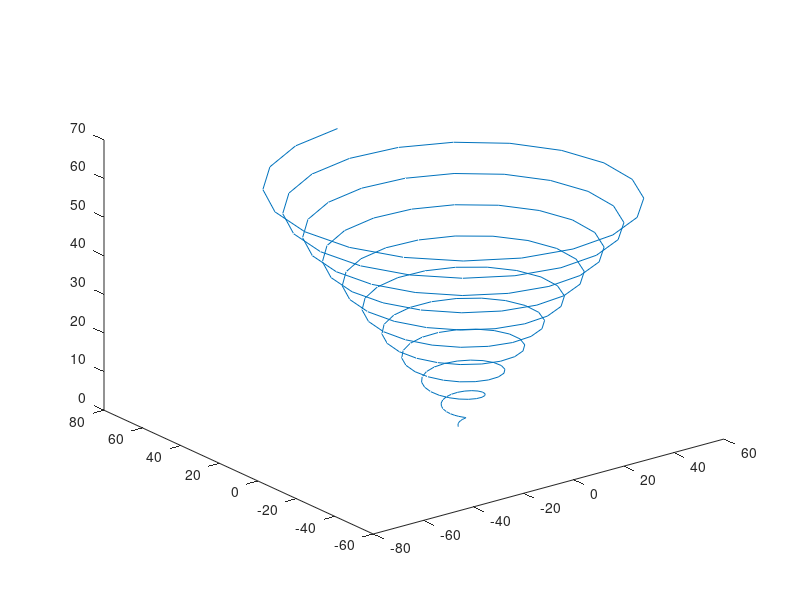

This chart was generated by the following MATLAB code:
function output = D3draw()
%3Ddraw - Description
%
% Syntax: output = D3draw()
%
% Long description
    t = 0:pi/10:20*pi;
    x = t .* sin(t);
    y = t .*cos(t);
    z = t;
    plot3(x,y,z)
end